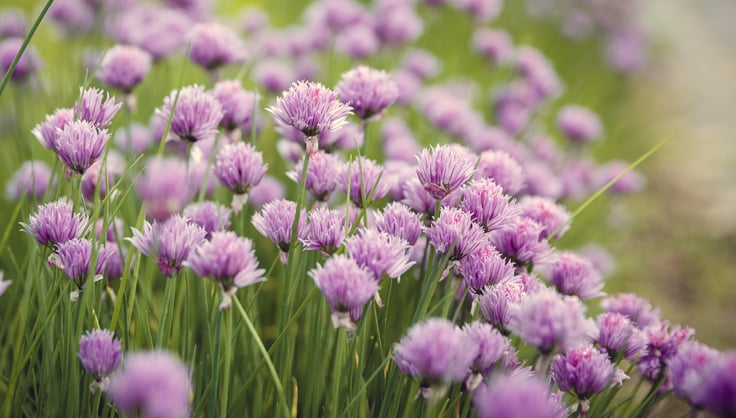
#> input picture 01_python/11_MultiThreading/img/018.jpg, 736 x 418 px, given in place of the camera
$ jupyter execute --allow-errors Edge_Detection.ipynb
#> lines starting #> are read from the running program, lines starting #| are printed output that depends on the picture; after the words box and inside, x2 and y2 are one past the last pixel; in counts of white or black regions, pixels touching at a corner belong together
[cell 1]
import cv2
import matplotlib.pyplot as plt
import numpy as np

[cell 2]
def show_img_plt(img, c_map ='gray', fig_hight=8, fig_width=6, vmin=0, vmax=255):
    plt.figure(figsize=(fig_hight, fig_width), dpi=100)
    plt.imshow(img, cmap=c_map, vmin=vmin, vmax=vmax)

[cell 3]
def show_mult_img(rows, columns, img_names, vmin=0, vmax=255):
    fig = plt.figure(figsize=(15, 17), dpi=100)
    for i in range(len(img_names)):
        fig.add_subplot(rows, columns, i+1)
        plt.imshow(img_names[i], cmap='gray', vmin=vmin, vmax=vmax)
        plt.axis('off')
        plt.title('img_' + str(i))

[cell 4]
img = cv2.imread('img/0_home.jpg')
#> (the rest of this cell did not finish here and is left out)

#> (a cell that did not finish here is left out)

#> (a cell that did not finish here is left out)

#> (a cell that did not finish here is left out)

#> (a cell that did not finish here is left out)

[cell 9]
threshold_value = 125
#> (the rest of this cell did not finish here and is left out)

#> (a cell that did not finish here is left out)

#> (a cell that did not finish here is left out)

[cell 12]
vid = cv2.VideoCapture(0)

while(True):
    ret, frame = vid.read()
#> frame is the input picture: shape (418, 736, 3); mean B, G, R 121.5, 135, 149.2

    if not ret:
        print('the frame not found!')
        break
    image_gray = cv2.cvtColor(frame, cv2.COLOR_BGR2GRAY)
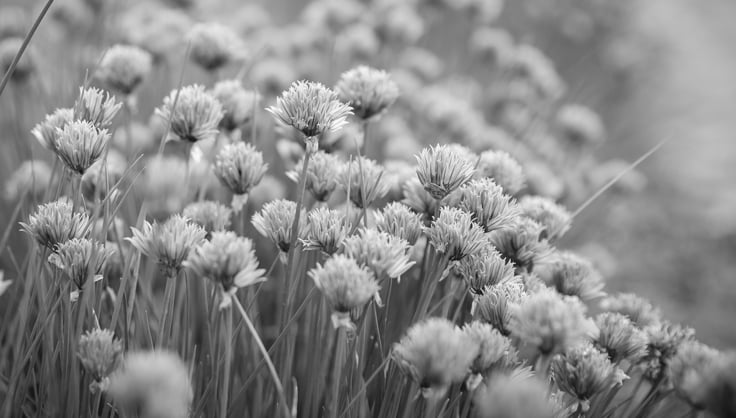
#> image_gray: shape (418, 736); min 10, max 253, mean 137.7
    image_blur = cv2.GaussianBlur(image_gray, (3, 3), 0)

    #clahe = cv2.createCLAHE(clipLimit=100)
   # clahe_img = clahe.apply(image_blur)

    canny = cv2.Canny(image=image_blur, threshold1=100, threshold2=110)
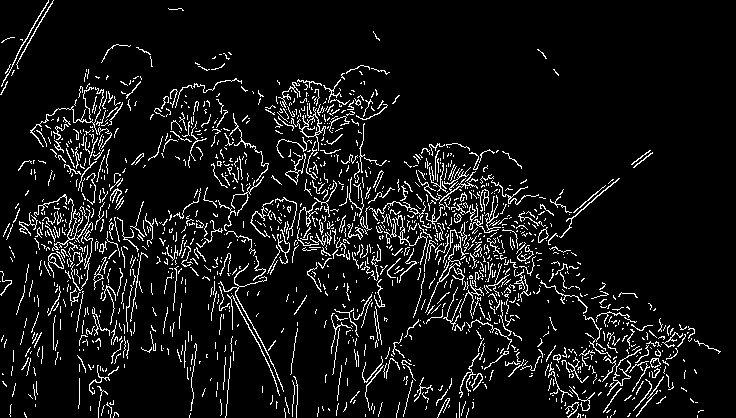
#> canny: shape (418, 736); 7.8% white in thin lines or dots


    cv2.imshow('frame', canny)

    if cv2.waitKey(1) == ord('q'):
#> (key q is pressed here)
        break

vid.release()
cv2.destroyAllWindows()

$ run again, on 01_python/11_MultiThreading/img/020.jpg
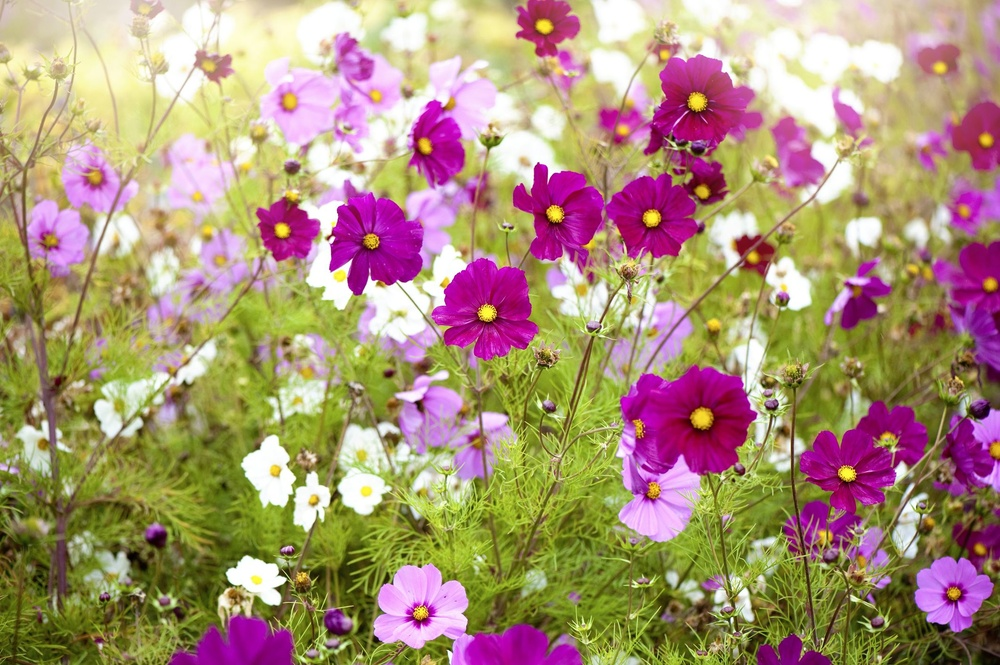
#> input picture 01_python/11_MultiThreading/img/020.jpg, 1000 x 665 px, shrunk from 2122 x 1412 before the run, given in place of the camera
#> frame is the input picture: shape (665, 1000, 3); mean B, G, R 118.5, 145.4, 171.3
#> `image_gray = cv2.cvtColor(frame, cv2.COLOR_BGR2GRAY)`:
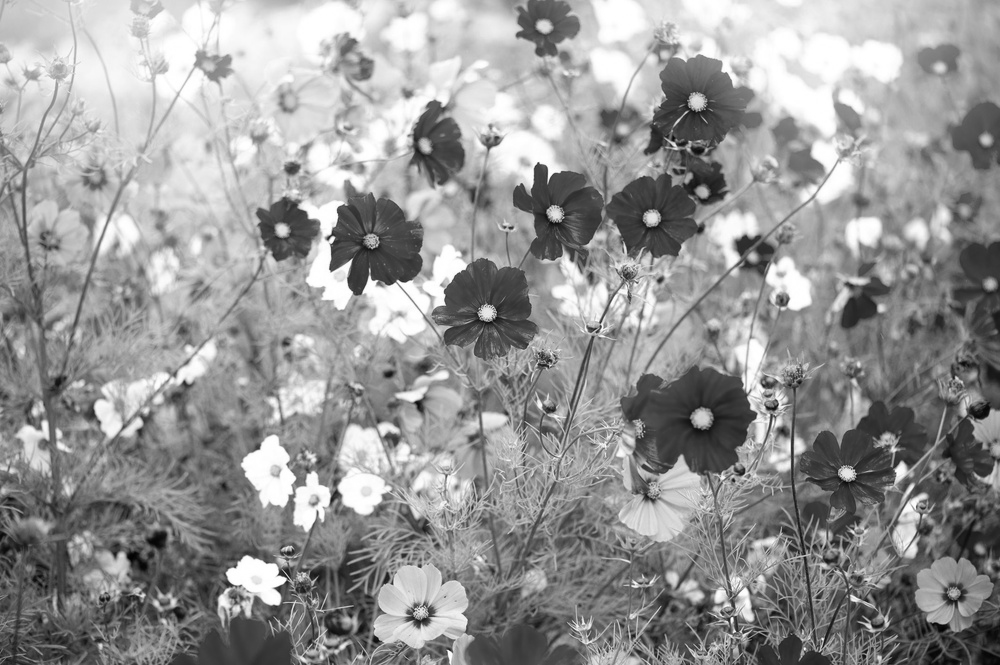
#> image_gray: shape (665, 1000); min 1, max 255, mean 150.1
#> `canny = cv2.Canny(image=image_blur, threshold1=100, threshold2=110)`:
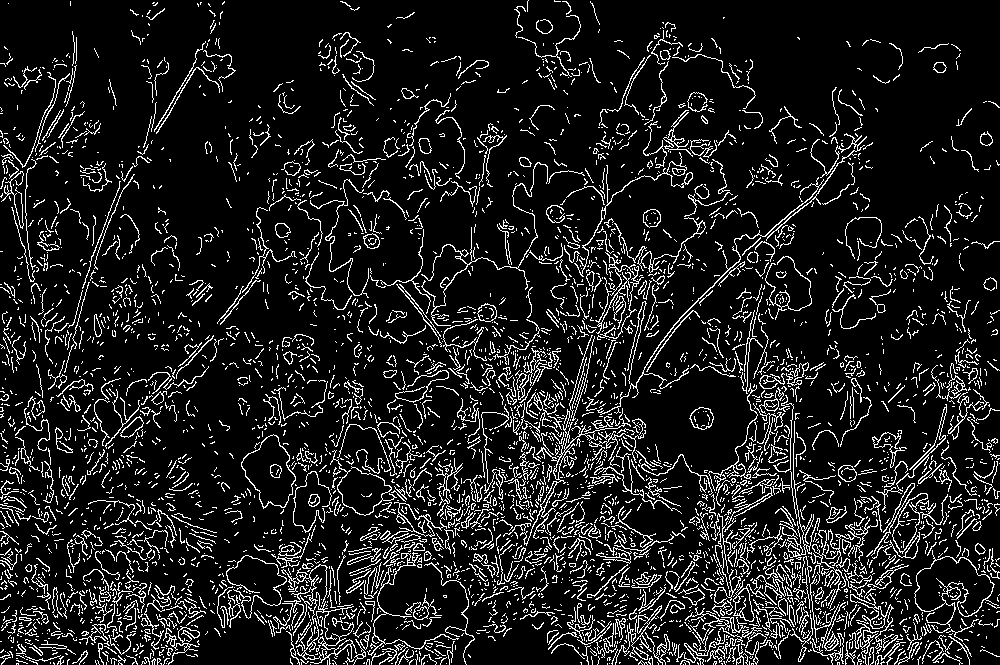
#> canny: shape (665, 1000); 11.4% white in thin lines or dots

$ run again, on 01_python/11_MultiThreading/img/058.jpg
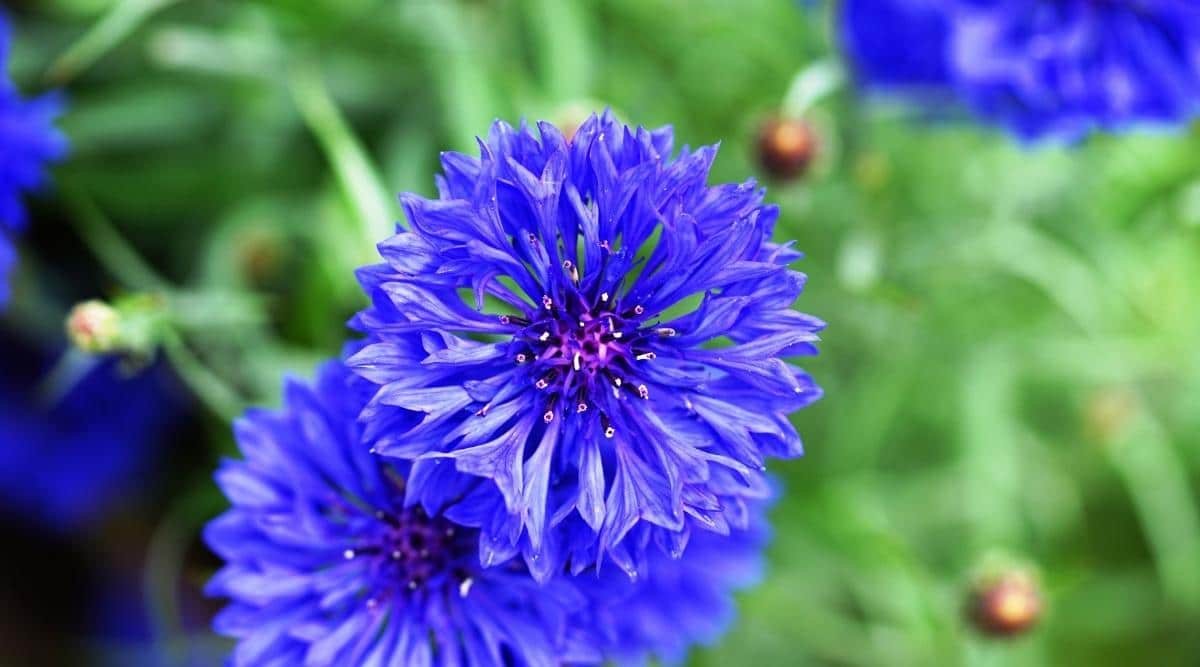
#> input picture 01_python/11_MultiThreading/img/058.jpg, 1200 x 667 px, given in place of the camera
#> frame is the input picture: shape (667, 1200, 3); mean B, G, R 137.8, 110.7, 86.7
#> `image_gray = cv2.cvtColor(frame, cv2.COLOR_BGR2GRAY)`:
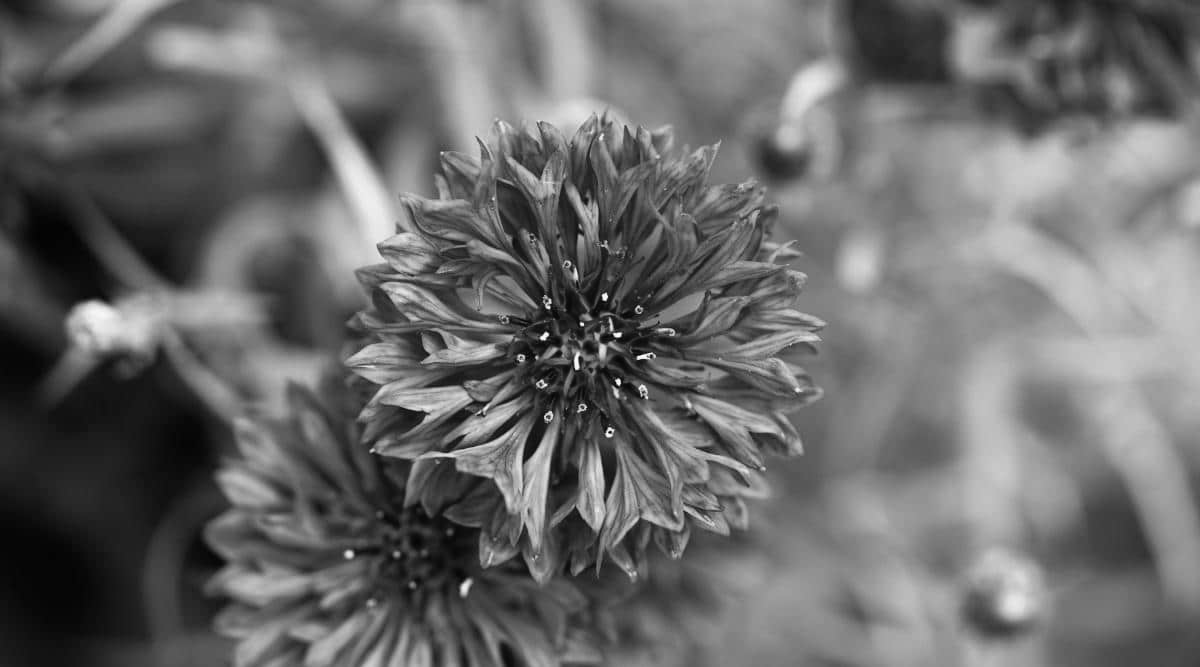
#> image_gray: shape (667, 1200); min 2, max 254, mean 106.6
#> `canny = cv2.Canny(image=image_blur, threshold1=100, threshold2=110)`:
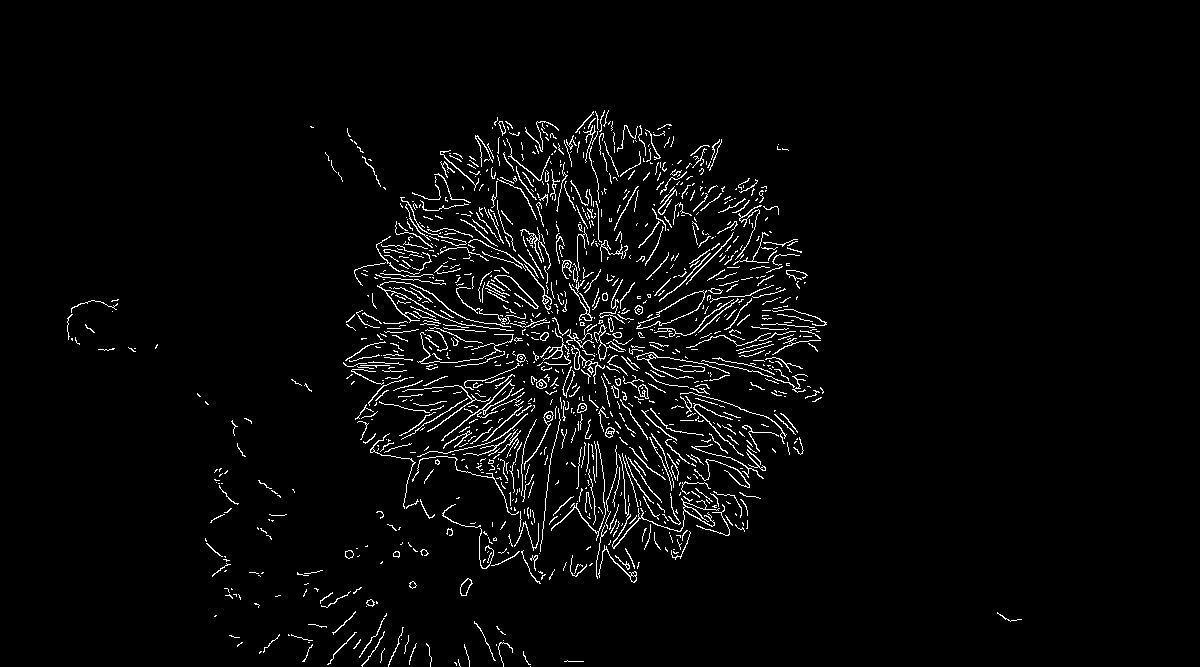
#> canny: shape (667, 1200); 3.2% white in thin lines or dots, all inside (x1, y1, x2, y2) = (67, 110, 1022, 667)
